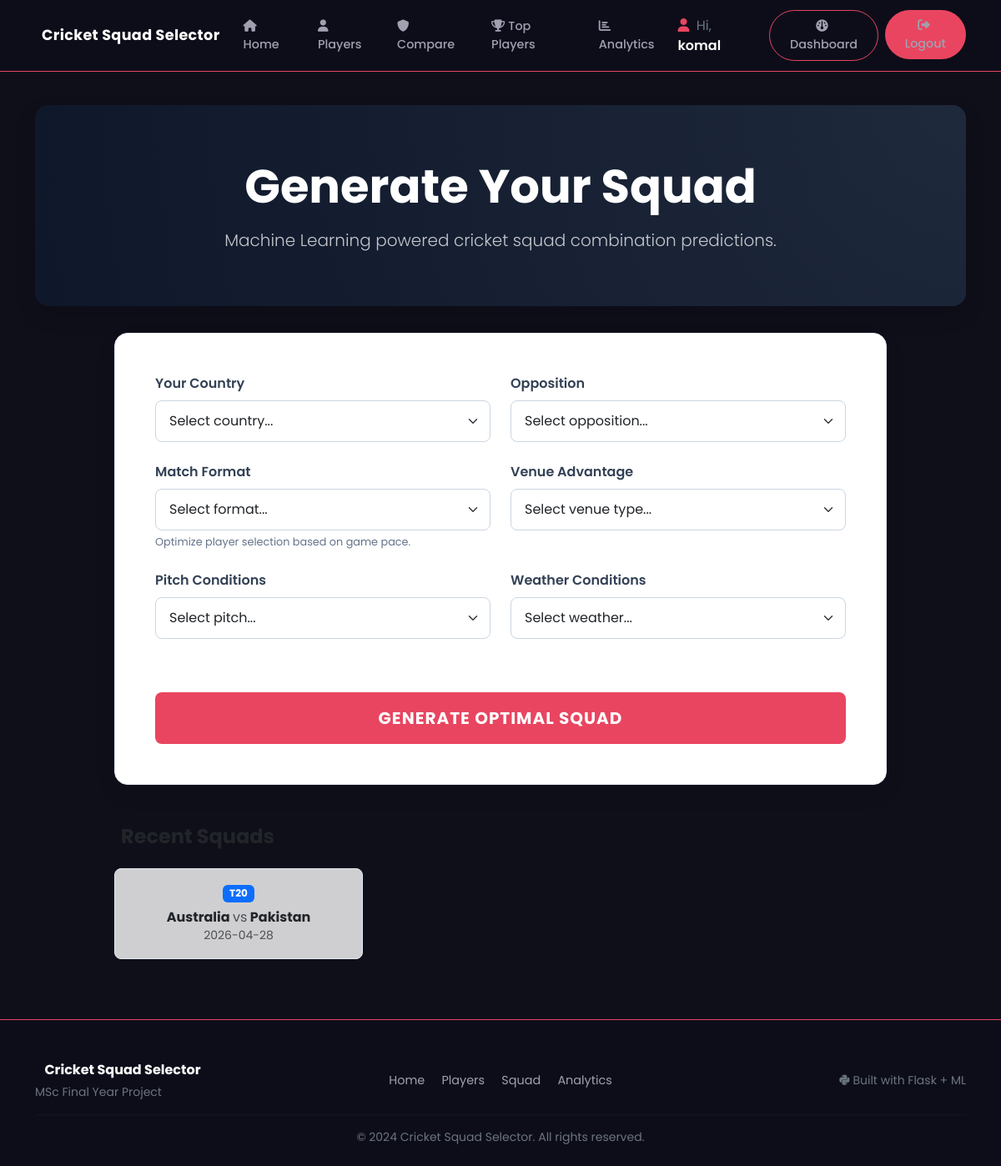
/squad (signed in), run on an earlier commit of the app's database.
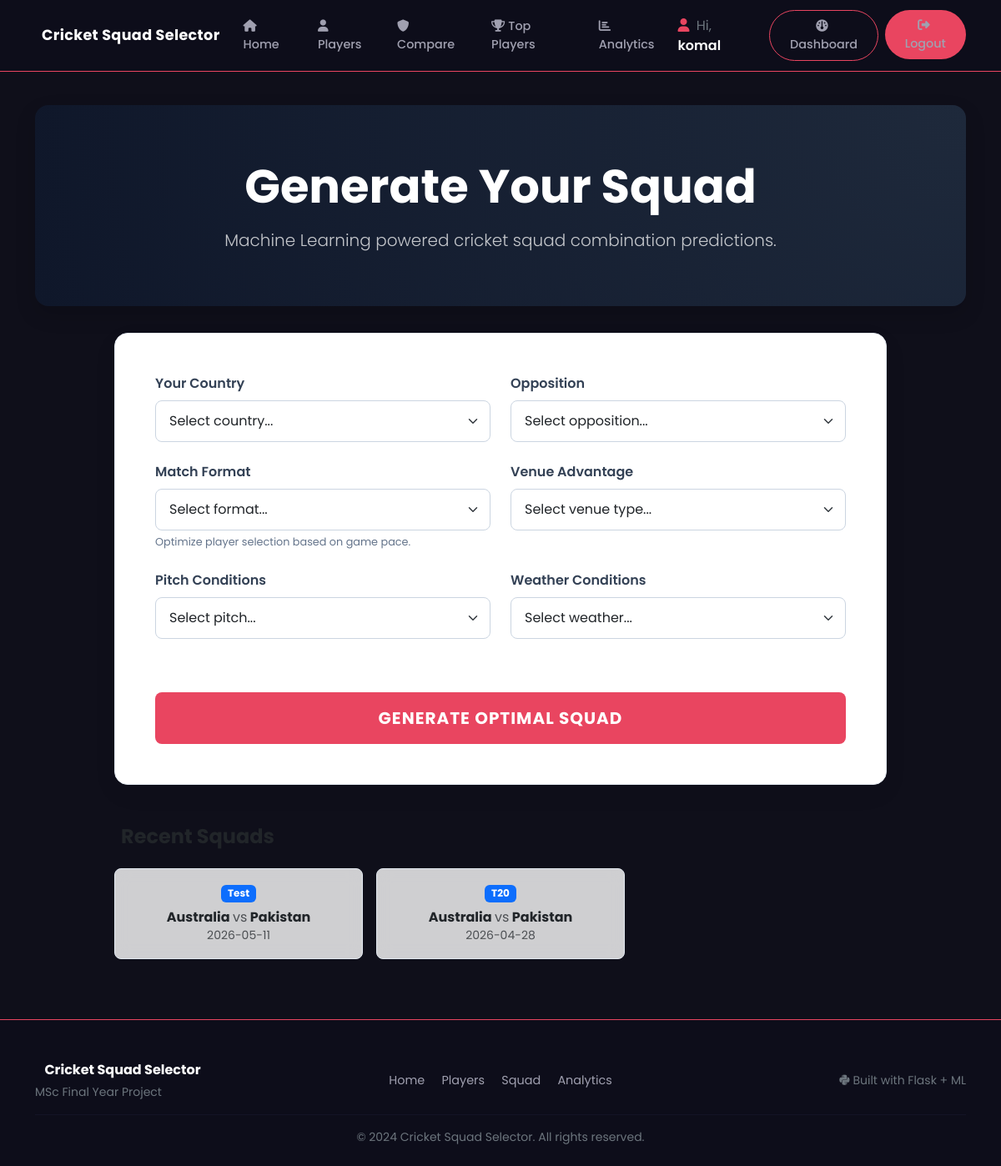
And on a later commit of the database.
### models.py (models this page shows, shortened)
class SavedSquad(db.Model):
    id             = db.Column(db.Integer, primary_key=True)
    user_id        = db.Column(db.Integer, db.ForeignKey('user.id'), nullable=False)
    country        = db.Column(db.String(50))
    opposition     = db.Column(db.String(50))
    match_format   = db.Column(db.String(20))
    venue_type     = db.Column(db.String(20))
    pitch_type     = db.Column(db.String(20))
    weather        = db.Column(db.String(20))
    players_json   = db.Column(db.Text)             # JSON string of 11 players
    created_at     = db.Column(db.DateTime, default=datetime.utcnow)

### routes/squad.py (the view, shortened to what this page needs)
@squad.route('/squad', methods=['GET', 'POST'])
def generate():
    if request.method == 'GET':
        recent_squads = []
        if current_user.is_authenticated:
            recent_squads = SavedSquad.query.filter_by(user_id=current_user.id).order_by(SavedSquad.created_at.desc()).limit(3).all()
        return render_template('squad/form.html',
                               countries=COUNTRIES,
                               oppositions=OPPOSITIONS,
                               formats=FORMATS,
                               venues=VENUES,
                               pitches=PITCHES,
                               weathers=WEATHERS,
                               recent_squads=recent_squads)

### models.py (called while the page is built)
@login_manager.user_loader
def load_user(user_id):
    return User.query.get(int(user_id))

### templates/squad/form.html (shortened to what the changed rows need)
{% extends "base.html" %}
{% block content %}
<div class="container py-4">
    <div class="generation-header">
        <h1 class="display-4 fw-bold mb-3">Generate Your Squad</h1>
    </div>
    <div class="row justify-content-center">
        <div class="col-lg-10">
            {% if current_user.is_authenticated %}
            {% if recent_squads %}
                <div class="row g-3">
                    {% for squad in recent_squads %}
                    <div class="col-md-4">
                        <a href="/squad/saved/{{ squad.id }}" class="text-decoration-none text-dark">
                            <div class="recent-squad-glass text-center h-100">
                                <span class="badge bg-primary mb-2">{{ squad.match_format }}</span>
                                <h6 class="fw-bold m-0">{{ squad.country }} <span class="text-muted fw-normal">vs</span> {{ squad.opposition }}</h6>
                                <small class="text-muted">{{ squad.created_at.strftime('%Y-%m-%d') if squad.created_at else '' }}</small>
                            </div>
                        </a>
                    </div>
                    {% endfor %}
                </div>
            {% else %}
                <p class="text-muted">You haven't saved any squads yet.</p>
            {% endif %}
            {% endif %}
        </div>
    </div>
</div>
{% endblock %}

What changed in the data, as far as the page shows it:
added SavedSquad: match_format "Test", country "Australia", opposition "Pakistan", created_at "2026-05-11"
